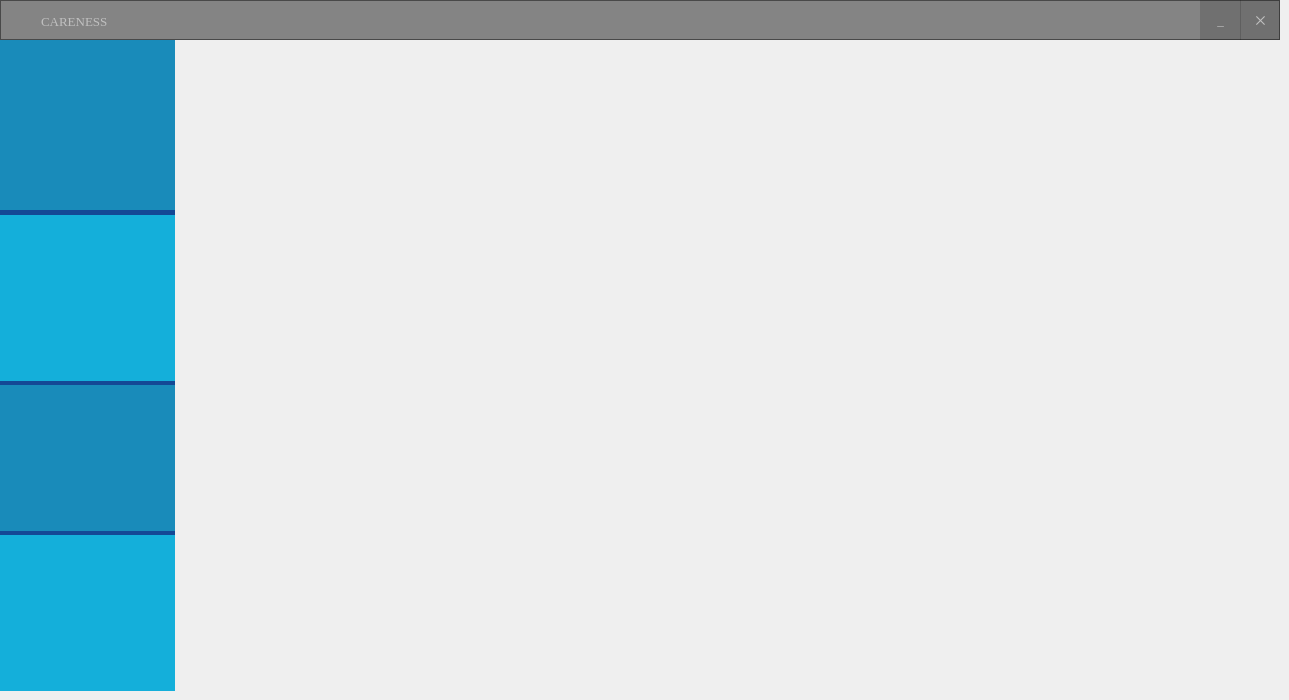
    <widget class="QWidget" name="page_11">
     <widget class="QPushButton" name="pushButton_8">
      <property name="geometry">
       <rect>
        <x>1210</x>
        <y>640</y>
        <width>61</width>
        <height>31</height>
       </rect>
      </property>
      <property name="styleSheet">
       <string notr="true">QPushButton{
background:transparent;
border:none;
	image: url(:/new/prefix1/images/logout4.png);
}
QPushButton:hover{
background:rgba(40,49,71,0.97);
border:none;
color:white;
border-bottom:1px solid rgb(38,46,65)
}</string>
      </property>
      <property name="text">
       <string/>
      </property>
     </widget>
     <widget class="QPushButton" name="btn_yoklama_not_5">
      <property name="geometry">
       <rect>
        <x>0</x>
        <y>530</y>
        <width>175</width>
        <height>161</height>
       </rect>
      </property>
      <property name="minimumSize">
       <size>
        <width>175</width>
        <height>0</height>
       </size>
      </property>
      <property name="maximumSize">
       <size>
        <width>175</width>
        <height>16777215</height>
       </size>
      </property>
      <property name="cursor">
       <cursorShape>PointingHandCursor</cursorShape>
      </property>
      <property name="styleSheet">
       <string notr="true">
QPushButton{
background:rgba(20, 175, 218);
border:none;
color:silver;
font-size:28px;
border-top:5px solid #144895;
	image: url(:/new/prefix1/images/about2.png);
}

QPushButton:hover{
background:rgba(40,49,71,0.97);
border:none;
color:white;
border-bottom:1px solid rgb(38,46,65)
}</string>
      </property>
      <property name="text">
       <string/>
      </property>
     </widget>
     <widget class="QPushButton" name="btn_ders_5">
      <property name="geometry">
       <rect>
        <x>0</x>
        <y>380</y>
        <width>175</width>
        <height>151</height>
       </rect>
      </property>
      <property name="minimumSize">
       <size>
        <width>175</width>
        <height>0</height>
       </size>
      </property>
      <property name="maximumSize">
       <size>
        <width>175</width>
        <height>16777215</height>
       </size>
      </property>
      <property name="cursor">
       <cursorShape>PointingHandCursor</cursorShape>
      </property>
      <property name="styleSheet">
       <string notr="true">
QPushButton{
background:rgba(25, 139, 186);
border:none;
color:silver;
font-size:28px;
border-top:5px solid #144895;
	image: url(:/new/prefix1/images/profil.png);
}

QPushButton:hover{
background:rgba(40,49,71,0.97);
border:none;
color:white;
border-bottom:1px solid rgb(38,46,65)
}</string>
      </property>
      <property name="text">
       <string/>
      </property>
     </widget>
     <widget class="QFrame" name="frame_13">
      <property name="geometry">
       <rect>
        <x>0</x>
        <y>0</y>
        <width>1280</width>
        <height>40</height>
       </rect>
      </property>
      <property name="cursor">
       <cursorShape>ArrowCursor</cursorShape>
      </property>
      <property name="styleSheet">
       <string notr="true">QFrame{
background:rgba(0,0,0,0.45);
}

QFrame:hover{
background:rgba(0,0,0,0.50);
}

QPushButton{
color:silver;
}

QPushButton:hover{
color:white;
}</string>
      </property>
      <property name="frameShape">
       <enum>QFrame::StyledPanel</enum>
      </property>
      <property name="frameShadow">
       <enum>QFrame::Raised</enum>
      </property>
      <widget class="QLabel" name="label_47">
       <property name="geometry">
        <rect>
         <x>41</x>
         <y>11</y>
         <width>141</width>
         <height>21</height>
        </rect>
       </property>
       <property name="font">
        <font>
         <family>Times New Roman</family>
         <pointsize>10</pointsize>
         <weight>9</weight>
         <italic>false</italic>
         <bold>false</bold>
        </font>
       </property>
       <property name="styleSheet">
        <string notr="true">
color:silver;
background:transparent;</string>
       </property>
       <property name="text">
        <string>CARENESS</string>
       </property>
      </widget>
      <widget class="QPushButton" name="btn_close_7">
       <property name="geometry">
        <rect>
         <x>1240</x>
         <y>0</y>
         <width>41</width>
         <height>40</height>
        </rect>
       </property>
       <property name="font">
        <font>
         <family>Times New Roman</family>
         <pointsize>10</pointsize>
         <weight>9</weight>
         <italic>false</italic>
         <bold>false</bold>
        </font>
       </property>
       <property name="cursor">
        <cursorShape>PointingHandCursor</cursorShape>
       </property>
       <property name="styleSheet">
        <string notr="true">QPushButton{
background:rgba(0, 0, 0,0.15);
color:silver;

border-radius:none;
}


QPushButton:hover{
background:red;
color:white
}</string>
       </property>
       <property name="text">
        <string>✕</string>
       </property>
      </widget>
      <widget class="QPushButton" name="btn_minimize_7">
       <property name="geometry">
        <rect>
         <x>1200</x>
         <y>0</y>
         <width>41</width>
         <height>40</height>
        </rect>
       </property>
       <property name="font">
        <font>
         <family>Times New Roman</family>
         <pointsize>10</pointsize>
         <weight>9</weight>
         <italic>false</italic>
         <bold>false</bold>
         <underline>false</underline>
        </font>
       </property>
       <property name="cursor">
        <cursorShape>PointingHandCursor</cursorShape>
       </property>
       <property name="styleSheet">
        <string notr="true">QPushButton{
background:rgba(0, 0, 0,0.15);
border-radius:none;
}


QPushButton:hover{
background:rgba(0, 0, 0,0.6)
}</string>
       </property>
       <property name="text">
        <string>_</string>
       </property>
      </widget>
      <widget class="QLabel" name="label_48">
       <property name="geometry">
        <rect>
         <x>10</x>
         <y>0</y>
         <width>41</width>
         <height>31</height>
        </rect>
       </property>
       <property name="styleSheet">
        <string notr="true">image: url(:/new/prefix1/images/Logo.png);
background:transparent;</string>
       </property>
       <property name="text">
        <string/>
       </property>
      </widget>
     </widget>
     <widget class="QPushButton" name="btn_profil_5">
      <property name="geometry">
       <rect>
        <x>0</x>
        <y>40</y>
        <width>175</width>
        <height>170</height>
       </rect>
      </property>
      <property name="minimumSize">
       <size>
        <width>175</width>
        <height>0</height>
       </size>
      </property>
      <property name="maximumSize">
       <size>
        <width>175</width>
        <height>16777215</height>
       </size>
      </property>
      <property name="cursor">
       <cursorShape>PointingHandCursor</cursorShape>
      </property>
      <property name="styleSheet">
       <string notr="true">QPushButton{
background:rgba(25, 139, 186);
border:none;
font-size:28px;
	image: url(:/new/prefix1/images/home-button (2).png);
	
}

</string>
      </property>
      <property name="text">
       <string/>
      </property>
      <property name="icon">
       <iconset theme="home">
        <normaloff>../untitled</normaloff>../untitled</iconset>
      </property>
     </widget>
     <widget class="QPushButton" name="btn_ogrenci_5">
      <property name="geometry">
       <rect>
        <x>0</x>
        <y>210</y>
        <width>175</width>
        <height>171</height>
       </rect>
      </property>
      <property name="minimumSize">
       <size>
        <width>175</width>
        <height>0</height>
       </size>
      </property>
      <property name="maximumSize">
       <size>
        <width>175</width>
        <height>16777215</height>
       </size>
      </property>
      <property name="cursor">
       <cursorShape>PointingHandCursor</cursorShape>
      </property>
      <property name="styleSheet">
       <string notr="true">
QPushButton{
background:rgba(20, 175, 218);
border:none;
color:silver;
font-size:28px;
	
border-top:5px solid #144895;
	image: url(:/new/prefix1/images/management (1).png);
}

QPushButton:hover{
background:rgba(40,49,71,0.97);
border:none;
color:white;
border-bottom:1px solid rgb(38,46,65)
}</string>
      </property>
      <property name="text">
       <string/>
      </property>
     </widget>
    </widget>
